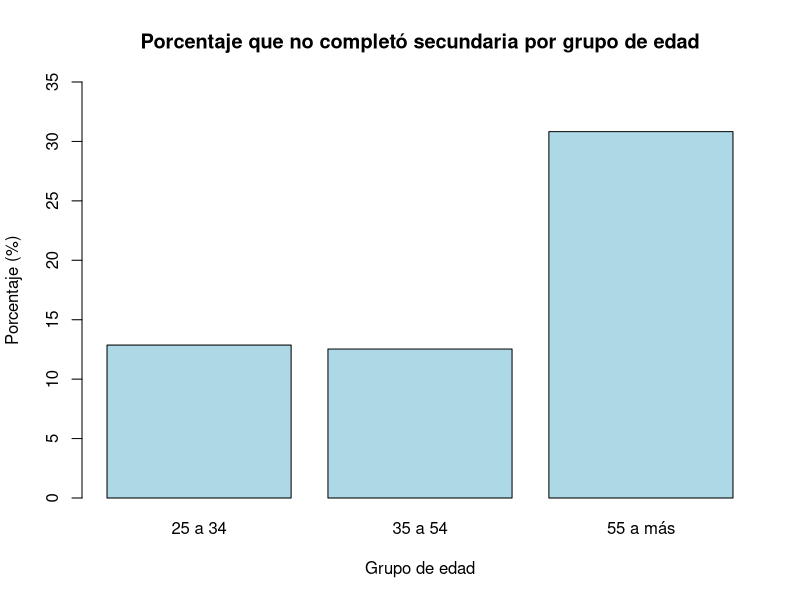

Reproduce this figure in R.
# EJERCICIOS "Estadistica básica aplicada" de David S. Moore (2005)

# Capítulo II "Relaciones entre variables"

# SECCIÓN 2.6 "Relaciones entre variables categóricas"

# **************************************************
# PREGUNTA 2.68 - Análisis de tablas de contingencia
# **************************************************

# Los recuentos de la columna "Total" situada a la derecha de la tabla 2.10
# son recuentos de gente en cada grupo educativo.

# (a) Explica por qué la suma de estos recuentos no es igual a 166.438, 
# el total que aparece a la derecha de la última fila de la tabla.

"La columna 'Total' representa la distribución MARGINAL por nivel educativo (suma de cada fila), 
mientras que 166,438 es el TOTAL GENERAL de personas en todos los grupos educativos y todas las 
edades combinadas."

# **************************************************
# PREGUNTA 2.69 - Distribución marginal de la edad
# **************************************************

# A partir de los recuentos de la tabla 2.10:

# (a) Halla, en forma de porcentajes, la distribución marginal de la edad 
# para la gente mayor de 25 años.

total_poblacion <- 166438

grupo_25_a_34 <- 41388 / total_poblacion

grupo_35_a_54 <- 73028 / total_poblacion

grupo_55_a_mas <- 52022 / total_poblacion

resultados <- data.frame(
  Grupo_etario = c("25 a 34", "35 a 54", "55 a más"),
  Porcentajes = c(paste0(round(grupo_25_a_34 * 100, 2), "%"),
                  paste0(round(grupo_35_a_54 * 100, 2), "%"),
                  paste0(round(grupo_55_a_mas * 100, 2), "%"))
)

print(resultados)

"
  Grupo_etario Porcentajes
1      25 a 34      24.87%
2      35 a 54      43.88%
3      55 a más     31.26%
"
# **************************************************
# PREGUNTA 2.70 - Hábitos fumadores de padres e hijos
# **************************************************

# Tenemos datos de ocho escuelas de secundaria sobre el consumo de tabaco 
# entre los estudiantes y entre sus padres.

# TABLA DE DATOS:
# Hábitos de los padres    Estudiantes fumadores    Estudiantes no fumadores
# -------------------------------------------------------------------------
# Los dos padres fuman                      400                       1.380
# Sólo uno de los padres fuma               416                       1.823  
# Ninguno de los dos padres fuma            188                       1.168

# (a) ¿A cuántos estudiantes describen estos datos?

consumo_tabaco_estudiantes <- data.frame(
  Habitos_de_los_padres = c("Los dos padres fuman","Solo uno de los padres fuma","Ninguno de los padres fuma"),
  Estudiantes_fumadores = c(400,416,188),
  Estudiantes_no_fumadores = c(1380,1823,1168)
)

print(consumo_tabaco_estudiantes)

total_estudiantes_fumadores <- sum(consumo_tabaco_estudiantes$Estudiantes_fumadores)
total_estudiantes_no_fumadores <- sum(consumo_tabaco_estudiantes$Estudiantes_no_fumadores)
total_de_alumno <- total_estudiantes_fumadores + total_estudiantes_no_fumadores

totales_alumnos <- data.frame(
  Tipo_estudiante = c("Estudiante fumador","Estudiante no fumador","TOTAL DE ALUMNOS"),
  Total = c(total_estudiantes_fumadores,total_estudiantes_no_fumadores, total_de_alumno)
)

print(totales_alumnos)

"
        Tipo_estudiante Total
1    Estudiante fumador  1004
2 Estudiante no fumador  4371
3      TOTAL DE ALUMNOS  5375
"

# (b) ¿Qué porcentaje de estos estudiantes son fumadores?

porcentaje <- round((total_estudiantes_fumadores / total_de_alumno) * 100,2)

print(paste0("El porcentaje de estudiantes que son fumadores es:",porcentaje,"%"))

"El porcentaje de estudiantes que son fumadores es:18.68%"

# (c) Halla la distribución marginal del consumo de tabaco de los padres de dos
# maneras, con recuentos y en porcentajes

consumo_tabaco_estudiantes$Total_por_habito_padres <- 
  consumo_tabaco_estudiantes$Estudiantes_fumadores + 
  consumo_tabaco_estudiantes$Estudiantes_no_fumadores

consumo_tabaco_estudiantes$Porcentaje_habito_padres <- 
  round((consumo_tabaco_estudiantes$Total_por_habito_padres / total_de_alumno) * 100, 2)

distribucion_marginal <- data.frame(
  Habitos_padres = consumo_tabaco_estudiantes$Habitos_de_los_padres,
  Recuento = consumo_tabaco_estudiantes$Total_por_habito_padres,
  Porcentaje = paste0(consumo_tabaco_estudiantes$Porcentaje_habito_padres, "%")
)

print(distribucion_marginal)

"
               Habitos_padres Recuento Porcentaje
1        Los dos padres fuman     1780     33.12%
2 Solo uno de los padres fuma     2239     41.66%
3  Ninguno de los padres fuma     1356     25.23%
"

# **************************************************
# PREGUNTA 2.71 - Análisis de educación por grupo de edad
# **************************************************

# Utilizando los recuentos de la tabla 2.10:

# (a) Halla el porcentaje de gente de cada grupo de edad que no terminó la secundaria.

datos_educacion <- data.frame(
  Educacion = c("No completaron secundaria", 
                "Completaron secundaria",
                "De 1 a 3 cursos en la universidad", 
                "4 o más cursos en la universidad",
                "Total"),
  Grupo_25_34 = c(5325,14061,11659,10342,41388),
  Grupo_35_54 = c(9152,24070,19926,19878,73028),
  Grupo_55_mas = c(16035,18320,9662,8005,52022),
  Total = c(30512,56451,41247,38225,166438)
)

print(datos_educacion)

grupo_25_34_tramo1 <- datos_educacion[1,2] / datos_educacion[5,2]

grupo_35_54_tramo1 <- datos_educacion[1,3] / datos_educacion[5,3]

grupo_55_mas_tramo1 <- datos_educacion[1,4] / datos_educacion[5,4]

porcentaje_25_34_tramo1 <- paste0(round(grupo_25_34_tramo1 * 100,2),"%")

porcentaje_35_54_tramo1 <- paste0(round(grupo_35_54_tramo1 * 100,2),"%")

porcentaje_55_mas_tramo1 <- paste0(round(grupo_55_mas_tramo1 * 100,2),"%")

porcentajes_totales <- data.frame(
  Grupo_etario = c("25 a 34 años","35 a 54 años", "55 a más años"),
  Porcentaje = c(porcentaje_25_34_tramo1,porcentaje_35_54_tramo1,porcentaje_55_mas_tramo1)
)

print(porcentajes_totales)

"
Grupo_etario   Porcentaje
1 25 a 34 años     12.87%
2 35 a 54 años     12.53%
3 55 a más años    30.82%
"

# (b) Dibuja un diagrama de barras para comparar estos porcentajes.

porcentajes_numericos <- c(grupo_25_34_tramo1 * 100, 
                           grupo_35_54_tramo1 * 100, 
                           grupo_55_mas_tramo1 * 100)

nombres_grupos <- c("25 a 34", "35 a 54", "55 a más")

barplot(porcentajes_numericos, 
        names.arg = nombres_grupos,
        main = "Porcentaje que no completó secundaria por grupo de edad",
        xlab = "Grupo de edad", 
        ylab = "Porcentaje (%)",
        col = "lightblue",
        ylim = c(0, 35))

# (c) Explica lo que muestran los datos.

"El 30.82% de las personas de 55+ años no completó la secundaria, una proporción 
mucho mayor que en los grupos más jóvenes (12.87% en 25-34 años y 12.53% en 35-54 años). 
Esto muestra una dramática mejoria en el acceso a la educación a través de las generaciones."

# **************************************************
# PREGUNTA 2.72 - Huevos de serpientes de agua
# **************************************************

# ¿Cómo influye la temperatura sobre la eclosión de los huevos de serpiente de agua? 
# Unos investigadores distribuyeron huevos recién puestos a tres temperaturas: 
# caliente, templada y fría.

# DATOS:
# Temperatura   Número de huevos   Huevos eclosionados
# ---------------------------------------------------
# Fría          27                 16
# Templada      56                 38
# Caliente      104                75

# (a) Construye una tabla de contingencia con la temperatura y el resultado de
# la eclosión (sí o no).

matrix_huevos <- matrix(c(27,16,11,
                          56,38,18,
                          104,75,29),
                        nrow = 3,ncol = 3,
                        byrow = TRUE)
rownames(matrix_huevos) = c("Fría","Templada","Caliente")
colnames(matrix_huevos) = c("Número de huevos","Eclosionados","No eclosionados")

print(matrix_huevos)

"
         Número de huevos Eclosionados No eclosionados
Fría                   27           16              11
Templada               56           38              18
Caliente              104           75              29
"

# (b) Calcula el porcentaje de huevos de cada grupo que eclosionó. Los investigadores 
# opinaban que los huevos no eclosionarían en agua fría. Los datos, ¿apoyan esta opinión?

eclosion_fria <- matrix_huevos[1,2] / matrix_huevos[1, 1]

eclosion_templada <- matrix_huevos[2,2]/ matrix_huevos[2,1]

eclosion_caliente <- matrix_huevos[3,2] / matrix_huevos[3,1]

porcentaje_frio <- paste0(round(eclosion_fria * 100,2),"%")

porcentaje_templado <- paste0(round(eclosion_templada * 100,2),"%")

porcentaje_caliente <- paste0(round(eclosion_caliente * 100,2),"%")

resultados_eclosion <- data.frame(
  Temperatura = c("Fría","Templada","Caliente"),
  Porcentaje_eclosion = c(porcentaje_frio,porcentaje_templado,porcentaje_caliente)
)

print(resultados_eclosion)

"
  Temperatura Porcentaje_eclosion
1        Fría              59.26%
2    Templada              67.86%
3    Caliente              72.12%

===================================================

Los datos NO apoyan la opinión de los investigadores. Si bien la eclosión es significativamente 
menor en agua fría (59.26%) comparada con temperaturas más cálidas (67.86% templada, 72.12% caliente), 
más de la mitad de los huevos SÍ eclosionaron en agua fría. Esto contradice la hipótesis de que los 
huevos 'no eclosionarían' en agua fría, aunque confirma que la temperatura fría reduce la tasa de eclosión."
